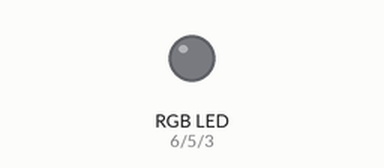
Simulated run of this sketch. Board: Arduino Uno, built with avr-gcc and run on an emulated ATmega328P. Parts: an RGB LED mixed from three pins (HIGH = lit).

Above: at 0.1 s.
At 1.1 s:
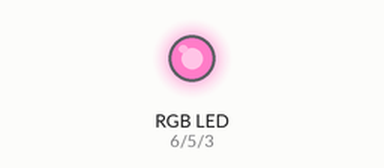
Timing chart, 0 to 2.6 s (numbered marks = the images above):
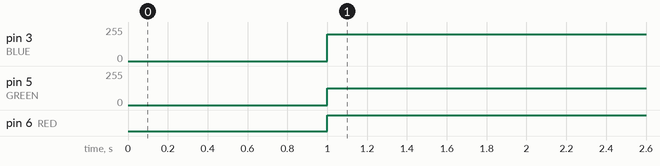

The sketch:

RGB_LED.ino
```cpp
#define BLUE 3
#define GREEN 5
#define RED 6


void setup() {
  // put your setup code here, to run once:
  pinMode(RED, OUTPUT);
  pinMode(GREEN, OUTPUT);
  pinMode(BLUE, OUTPUT);
  digitalWrite(RED, HIGH);
  digitalWrite(RED, LOW);
  digitalWrite(RED,LOW);


}

void loop() {
  // put your main code here, to run repeatedly:

  #define delayTime 1000

  int red = 255;
  int blue = 200;
  int green = 124;

  delay(delayTime);
  if(red == 255){

    analogWrite(BLUE, blue);
     analogWrite(GREEN, green);
     analogWrite(RED, red);
    delay(delayTime);

  }

}
```

Measured:
- by itself, pin 3 (BLUE): 0/255 → 200/255 at 1.0 s
- by itself, pin 5 (GREEN): 0/255 → 124/255 at 1.0 s
- by itself, pin 6 (RED): LOW → HIGH at 1.0 s
